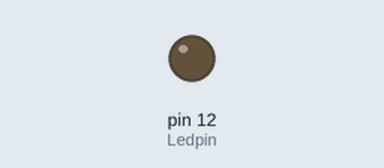
The sketch below on a simulated Arduino Uno, built with avr-gcc and run on an emulated ATmega328P. Parts: output pins drawn as LEDs (lit = HIGH).

Above: at 0.6 s.
At 2.5 s:
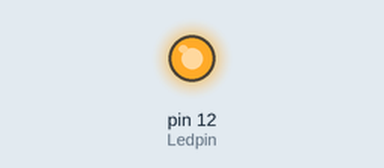
Timing chart, 0 to 6.6 s (numbered marks = the images above):
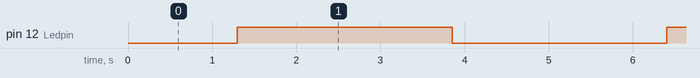

Measured:
- by itself, pin 12 (Ledpin): alternates HIGH for 2.6 s and LOW for 2.6 s

The sketch:

Fade.ino
```cpp
int Ledpin=12;
int brightness=0;
int fadeamount=5;

void setup() {
  // put your setup code here, to run once:
pinMode(Ledpin, OUTPUT);
}

void loop() {
  // put your main code here, to run repeatedly:
analogWrite(Ledpin, brightness);

brightness= brightness + fadeamount;

if(brightness>=255 || brightness<=0)

fadeamount= -fadeamount; // -(-5)= +5

delay(50);

}
```
